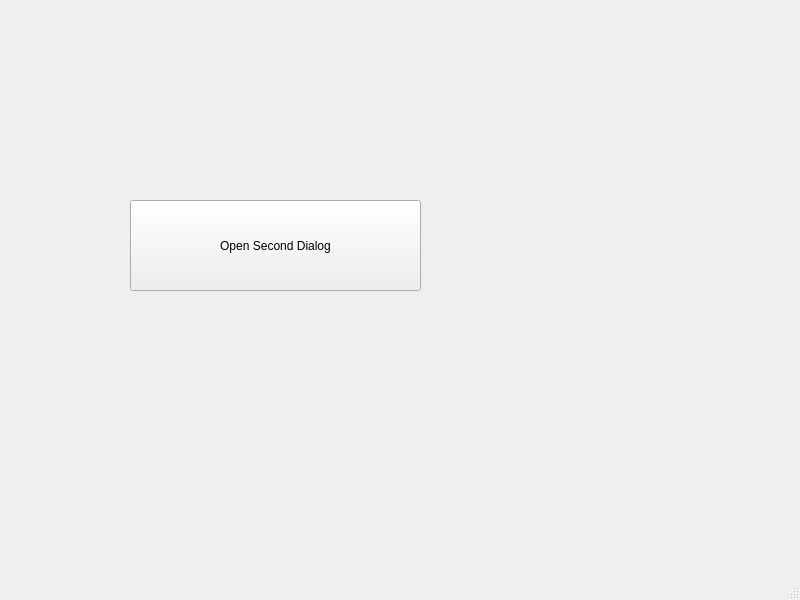
<?xml version="1.0" encoding="UTF-8"?>
<ui version="4.0">
 <class>MainWindow</class>
 <widget class="QMainWindow" name="MainWindow">
  <property name="geometry">
   <rect>
    <x>0</x>
    <y>0</y>
    <width>800</width>
    <height>600</height>
   </rect>
  </property>
  <property name="windowTitle">
   <string>MainWindow</string>
  </property>
  <widget class="QWidget" name="centralwidget">
   <widget class="QPushButton" name="pushButton">
    <property name="geometry">
     <rect>
      <x>130</x>
      <y>200</y>
      <width>291</width>
      <height>91</height>
     </rect>
    </property>
    <property name="text">
     <string>Open Second Dialog</string>
    </property>
   </widget>
  </widget>
  <widget class="QMenuBar" name="menubar">
   <property name="geometry">
    <rect>
     <x>0</x>
     <y>0</y>
     <width>800</width>
     <height>22</height>
    </rect>
   </property>
  </widget>
  <widget class="QStatusBar" name="statusbar"/>
 </widget>
 <resources/>
 <connections/>
</ui>
